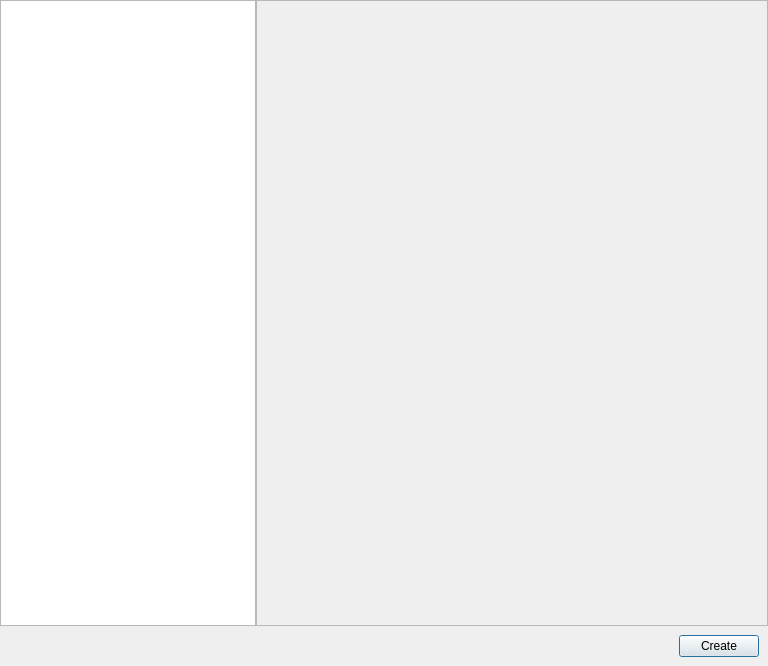
<?xml version="1.0" encoding="UTF-8"?>
<ui version="4.0">
 <class>NewDocumentDialog</class>
 <widget class="QDialog" name="NewDocumentDialog">
  <property name="geometry">
   <rect>
    <x>0</x>
    <y>0</y>
    <width>768</width>
    <height>666</height>
   </rect>
  </property>
  <property name="windowTitle">
   <string>Dialog</string>
  </property>
  <layout class="QGridLayout" name="gridLayout">
   <property name="leftMargin">
    <number>0</number>
   </property>
   <property name="topMargin">
    <number>0</number>
   </property>
   <property name="rightMargin">
    <number>0</number>
   </property>
   <property name="bottomMargin">
    <number>0</number>
   </property>
   <property name="spacing">
    <number>0</number>
   </property>
   <item row="3" column="0" colspan="2">
    <layout class="QHBoxLayout" name="horizontalLayout" stretch="0,0">
     <property name="spacing">
      <number>0</number>
     </property>
     <property name="leftMargin">
      <number>9</number>
     </property>
     <property name="topMargin">
      <number>9</number>
     </property>
     <property name="rightMargin">
      <number>9</number>
     </property>
     <property name="bottomMargin">
      <number>9</number>
     </property>
     <item>
      <spacer name="horizontalSpacer">
       <property name="orientation">
        <enum>Qt::Horizontal</enum>
       </property>
       <property name="sizeHint" stdset="0">
        <size>
         <width>40</width>
         <height>20</height>
        </size>
       </property>
      </spacer>
     </item>
     <item>
      <widget class="QPushButton" name="m_create_button">
       <property name="text">
        <string>Create</string>
       </property>
      </widget>
     </item>
    </layout>
   </item>
   <item row="1" column="1">
    <widget class="QFrame" name="frame">
     <property name="sizePolicy">
      <sizepolicy hsizetype="Expanding" vsizetype="Expanding">
       <horstretch>0</horstretch>
       <verstretch>0</verstretch>
      </sizepolicy>
     </property>
     <property name="frameShape">
      <enum>QFrame::StyledPanel</enum>
     </property>
     <property name="frameShadow">
      <enum>QFrame::Raised</enum>
     </property>
     <layout class="QVBoxLayout" name="verticalLayout_3">
      <property name="spacing">
       <number>0</number>
      </property>
      <property name="leftMargin">
       <number>0</number>
      </property>
      <property name="topMargin">
       <number>0</number>
      </property>
      <property name="rightMargin">
       <number>0</number>
      </property>
      <property name="bottomMargin">
       <number>0</number>
      </property>
      <item>
       <layout class="QVBoxLayout" name="verticalLayout_2">
        <property name="spacing">
         <number>0</number>
        </property>
        <property name="sizeConstraint">
         <enum>QLayout::SetDefaultConstraint</enum>
        </property>
        <property name="bottomMargin">
         <number>0</number>
        </property>
        <item>
         <widget class="utils::QtStackedWidget" name="m_new_document_widget_stack">
          <property name="sizePolicy">
           <sizepolicy hsizetype="Preferred" vsizetype="Preferred">
            <horstretch>0</horstretch>
            <verstretch>0</verstretch>
           </sizepolicy>
          </property>
          <property name="frameShape">
           <enum>QFrame::NoFrame</enum>
          </property>
          <property name="frameShadow">
           <enum>QFrame::Plain</enum>
          </property>
         </widget>
        </item>
       </layout>
      </item>
     </layout>
    </widget>
   </item>
   <item row="0" column="0" rowspan="3">
    <widget class="QListView" name="m_new_document_widget_list">
     <property name="sizePolicy">
      <sizepolicy hsizetype="Preferred" vsizetype="Expanding">
       <horstretch>0</horstretch>
       <verstretch>0</verstretch>
      </sizepolicy>
     </property>
    </widget>
   </item>
  </layout>
 </widget>
 <customwidgets>
  <customwidget>
   <class>utils::QtStackedWidget</class>
   <extends>QStackedWidget</extends>
   <header location="global">utils/stacked_widget/stacked_widget.h</header>
   <container>1</container>
  </customwidget>
 </customwidgets>
 <resources/>
 <connections/>
</ui>
